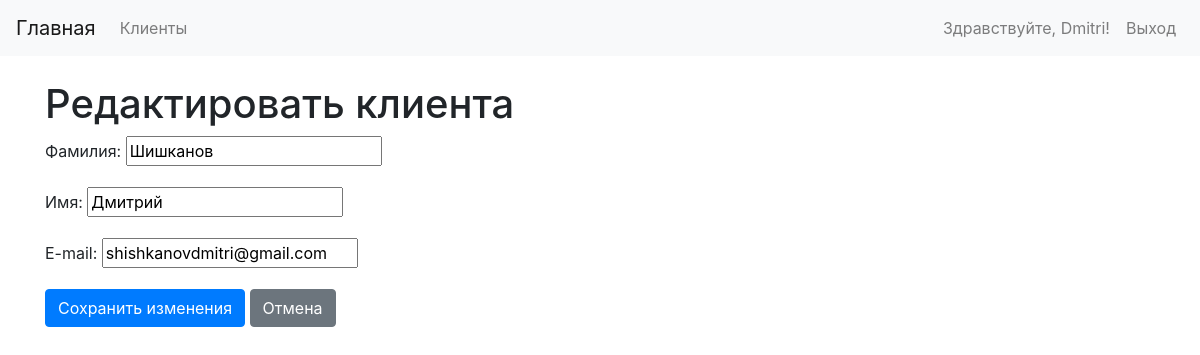
The page /firm/clients/1/update/ (signed in) on the database as committed earlier.
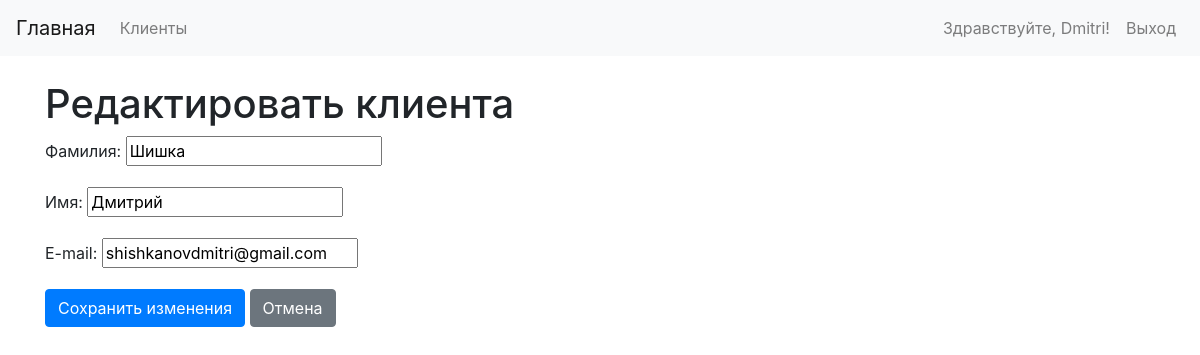
The same page on the database as committed later.
### firm/models.py (models this page shows, shortened)
class Client(models.Model):
    surname = models.CharField("Фамилия", max_length=255, validators=[name_validator])
    name = models.CharField("Имя", max_length=255, validators=[name_validator])
    email = models.EmailField("E-mail", unique=True)
    registration_date = models.DateTimeField("Дата регистрации", auto_now_add=True)
    created_by = models.ForeignKey(settings.AUTH_USER_MODEL, on_delete=models.CASCADE, related_name='clients', verbose_name="Создатель") # Используем settings.AUTH_USER_MODEL
    class Meta:
        verbose_name = "Клиент"
        verbose_name_plural = "Клиенты"

### firm/views.py (the view)
# urls.py: path('clients/<int:pk>/update/', views.client_update, name='client_update'),
@login_required
def client_update(request, pk):
    client = get_object_or_404(Client, pk=pk)
    if not request.user.is_staff and client.created_by != request.user:
        messages.error(request, 'У вас нет прав для редактирования этого клиента.')
        return redirect('firm:client_list')
    if request.method == 'POST':
        form = ClientUpdateForm(request.POST, instance=client)
        if form.is_valid():
            form.save()
            messages.success(request, 'Данные клиента успешно обновлены!')
            return redirect('firm:client_detail', pk=client.pk)
        else:
            messages.error(request, 'Пожалуйста, исправьте ошибки в форме.')
    else:
        form = ClientUpdateForm(instance=client)
    return render(request, 'firm/client_update.html', {'form': form, 'client': client})

### firm/forms.py (shortened to what this page needs)
class ClientUpdateForm(forms.ModelForm):
    class Meta:
        model = Client
        fields = ['surname', 'name', 'email']

### firm/templates/firm/client_update.html (shortened to what this page needs)
{% extends 'firm/base.html' %}
{% block content %}
    <h1>Редактировать клиента</h1>
    <form method="post">
        {{ form.as_p }}
        <button type="submit" class="btn btn-primary">Сохранить изменения</button>
        <a href="{% url 'firm:client_detail' client.pk %}" class="btn btn-secondary">Отмена</a>
    </form>
{% endblock %}

Rows that differ between the two databases and show on the page:
changed Client "Дмитрий": surname "Шишканов" → "Шишка"
